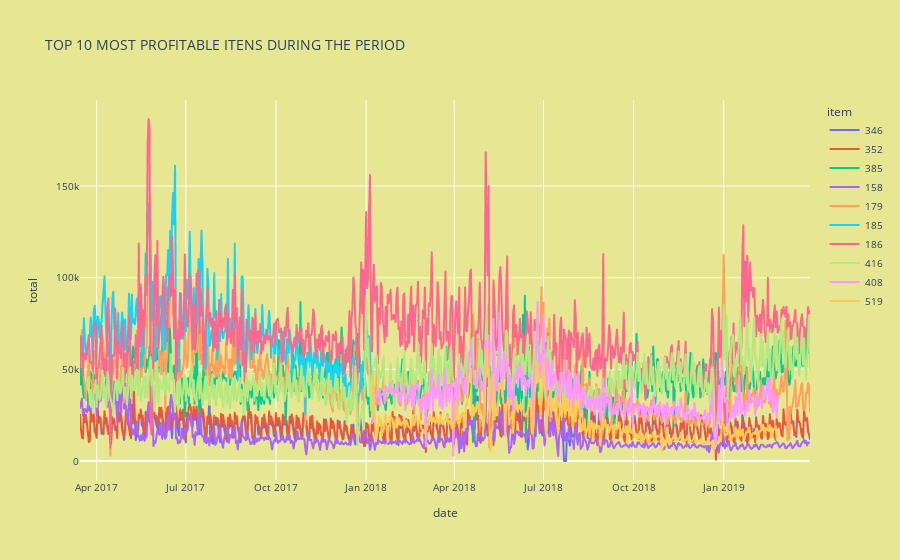

Here is the notebook cell this chart was saved with:
### Code cell
# How is the behaviour of the top 10 most profitable itens during the period?
fig2 = px.line(df1, x="date", y='total', color='item', title='TOP 10 MOST PROFITABLE ITENS DURING THE PERIOD')
fig2.update_layout(font_size=10, paper_bgcolor='#e6e693', plot_bgcolor='#e6e693', hoverdistance=10, spikedistance=-1)
fig2.show()

### Figure 1 — Plotly figure (JSON) as saved in the notebook; plotly's stock layout.template omitted (floating-point values rounded to 4 significant figures; data arrays with more than 128 entries replaced by an {"elided": "..."} marker saying what was removed)
{"data": [{"hovertemplate": "item=346<br>date=%{x}<br>total=%{y}<extra></extra>", "legendgroup": "346", "line": {"color": "#636efa", "dash": "solid"}, "marker": {"symbol": "circle"}, "mode": "lines", "name": "346", "showlegend": true, "type": "scattergl", "x": {"elided": "743 str values"}, "xaxis": "x", "y": {"elided": "743 int values"}, "yaxis": "y"}, {"hovertemplate": "item=352<br>date=%{x}<br>total=%{y}<extra></extra>", "legendgroup": "352", "line": {"color": "#EF553B", "dash": "solid"}, "marker": {"symbol": "circle"}, "mode": "lines", "name": "352", "showlegend": true, "type": "scattergl", "x": {"elided": "743 str values"}, "xaxis": "x", "y": {"elided": "743 int values"}, "yaxis": "y"}, {"hovertemplate": "item=385<br>date=%{x}<br>total=%{y}<extra></extra>", "legendgroup": "385", "line": {"color": "#00cc96", "dash": "solid"}, "marker": {"symbol": "circle"}, "mode": "lines", "name": "385", "showlegend": true, "type": "scattergl", "x": {"elided": "744 str values"}, "xaxis": "x", "y": {"elided": "744 int values"}, "yaxis": "y"}, {"hovertemplate": "item=158<br>date=%{x}<br>total=%{y}<extra></extra>", "legendgroup": "158", "line": {"color": "#ab63fa", "dash": "solid"}, "marker": {"symbol": "circle"}, "mode": "lines", "name": "158", "showlegend": true, "type": "scattergl", "x": {"elided": "742 str values"}, "xaxis": "x", "y": {"elided": "742 int values"}, "yaxis": "y"}, {"hovertemplate": "item=179<br>date=%{x}<br>total=%{y}<extra></extra>", "legendgroup": "179", "line": {"color": "#FFA15A", "dash": "solid"}, "marker": {"symbol": "circle"}, "mode": "lines", "name": "179", "showlegend": true, "type": "scattergl", "x": {"elided": "742 str values"}, "xaxis": "x", "y": {"elided": "742 int values"}, "yaxis": "y"}, {"hovertemplate": "item=185<br>date=%{x}<br>total=%{y}<extra></extra>", "legendgroup": "185", "line": {"color": "#19d3f3", "dash": "solid"}, "marker": {"symbol": "circle"}, "mode": "lines", "name": "185", "showlegend": true, "type": "scattergl", "x": {"elided": "296 str values"}, "xaxis": "x", "y": {"elided": "296 int values"}, "yaxis": "y"}, {"hovertemplate": "item=186<br>date=%{x}<br>total=%{y}<extra></extra>", "legendgroup": "186", "line": {"color": "#FF6692", "dash": "solid"}, "marker": {"symbol": "circle"}, "mode": "lines", "name": "186", "showlegend": true, "type": "scattergl", "x": {"elided": "742 str values"}, "xaxis": "x", "y": {"elided": "742 int values"}, "yaxis": "y"}, {"hovertemplate": "item=416<br>date=%{x}<br>total=%{y}<extra></extra>", "legendgroup": "416", "line": {"color": "#B6E880", "dash": "solid"}, "marker": {"symbol": "circle"}, "mode": "lines", "name": "416", "showlegend": true, "type": "scattergl", "x": {"elided": "731 str values"}, "xaxis": "x", "y": {"elided": "731 int values"}, "yaxis": "y"}, {"hovertemplate": "item=408<br>date=%{x}<br>total=%{y}<extra></extra>", "legendgroup": "408", "line": {"color": "#FF97FF", "dash": "solid"}, "marker": {"symbol": "circle"}, "mode": "lines", "name": "408", "showlegend": true, "type": "scattergl", "x": {"elided": "413 str values"}, "xaxis": "x", "y": {"elided": "413 int values"}, "yaxis": "y"}, {"hovertemplate": "item=519<br>date=%{x}<br>total=%{y}<extra></extra>", "legendgroup": "519", "line": {"color": "#FECB52", "dash": "solid"}, "marker": {"symbol": "circle"}, "mode": "lines", "name": "519", "showlegend": true, "type": "scattergl", "x": {"elided": "413 str values"}, "xaxis": "x", "y": {"elided": "413 int values"}, "yaxis": "y"}], "layout": {"font": {"size": 10}, "hoverdistance": 10, "legend": {"title": {"text": "item"}, "tracegroupgap": 0}, "paper_bgcolor": "#e6e693", "plot_bgcolor": "#e6e693", "spikedistance": -1, "title": {"text": "TOP 10 MOST PROFITABLE ITENS DURING THE PERIOD"}, "xaxis": {"anchor": "y", "domain": [0, 1], "title": {"text": "date"}}, "yaxis": {"anchor": "x", "domain": [0, 1], "title": {"text": "total"}}}}
